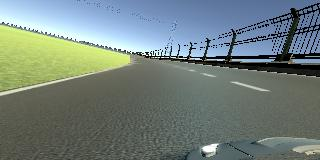
#> input picture openCV/center.jpg, 320 x 160 px, found by its file name
$ python line_detection.py
#> lines starting #> are read from the running program, lines starting #| are printed output that depends on the picture; after the words box and inside, x2 and y2 are one past the last pixel; in counts of white or black regions, pixels touching at a corner belong together
import numpy as np
import cv2

img = cv2.imread("openCV/center.jpg")
#> img is the input picture: shape (160, 320, 3); mean B, G, R 124.3, 128.4, 114.5
brightness_arr = img.sum(2)
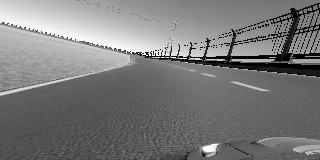
#> brightness_arr: shape (160, 320) uint64; min 0, max 765, mean 367.2; drawn with min black and max white
new_img = img.copy()
new_img[brightness_arr < 200] = 0
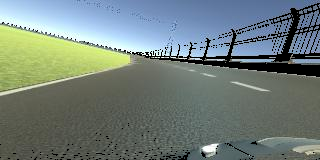
#> new_img: shape (160, 320, 3); 6.03% of pixels changed, all inside (x1, y1, x2, y2) = (0, 3, 320, 160)

gray = cv2.cvtColor(new_img, cv2.COLOR_BGR2GRAY)
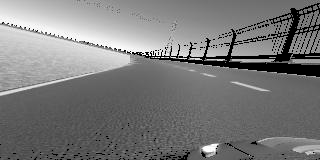
#> gray: shape (160, 320); min 0, max 255, mean 122.6

# gray = cv2.GaussianBlur(gray,(5,5),0)

edges = cv2.Canny(new_img,100,200)
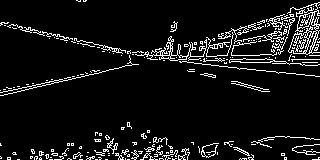
#> edges: shape (160, 320); 7.9% white in thin lines or dots

print(edges)
#> (printed output is left out)

cv2.imwrite("openCV/idk.png", edges)
